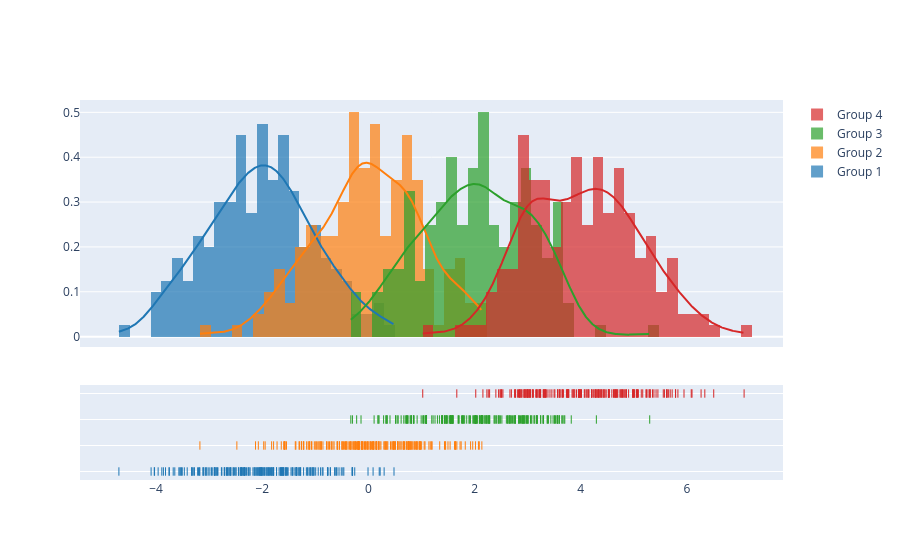

The notebook cell saved with this chart:
### Code cell
import plotly.figure_factory as ff

# Add histogram data
x1 = np.random.randn(200) - 2
x2 = np.random.randn(200)
x3 = np.random.randn(200) + 2
x4 = np.random.randn(200) + 4

# Group data together
hist_data = [x1, x2, x3, x4]

group_labels = ['Group 1', 'Group 2', 'Group 3', 'Group 4']

# Create distplot with custom bin_size
fig = ff.create_distplot(hist_data, group_labels, bin_size=.2)
fig.show()

### Figure 1 — Plotly figure (JSON) as saved in the notebook; plotly's stock layout.template omitted (floating-point values rounded to 4 significant figures; data arrays with more than 128 entries replaced by an {"elided": "..."} marker saying what was removed)
{"data": [{"autobinx": false, "histnorm": "probability density", "legendgroup": "Group 1", "marker": {"color": "rgb(31, 119, 180)"}, "name": "Group 1", "opacity": 0.7, "type": "histogram", "x": {"elided": "200 float values"}, "xaxis": "x", "xbins": {"end": 0.4822, "size": 0.2, "start": -4.7}, "yaxis": "y"}, {"autobinx": false, "histnorm": "probability density", "legendgroup": "Group 2", "marker": {"color": "rgb(255, 127, 14)"}, "name": "Group 2", "opacity": 0.7, "type": "histogram", "x": {"elided": "200 float values"}, "xaxis": "x", "xbins": {"end": 2.137, "size": 0.2, "start": -3.174}, "yaxis": "y"}, {"autobinx": false, "histnorm": "probability density", "legendgroup": "Group 3", "marker": {"color": "rgb(44, 160, 44)"}, "name": "Group 3", "opacity": 0.7, "type": "histogram", "x": {"elided": "200 float values"}, "xaxis": "x", "xbins": {"end": 5.299, "size": 0.2, "start": -0.3314}, "yaxis": "y"}, {"autobinx": false, "histnorm": "probability density", "legendgroup": "Group 4", "marker": {"color": "rgb(214, 39, 40)"}, "name": "Group 4", "opacity": 0.7, "type": "histogram", "x": {"elided": "200 float values"}, "xaxis": "x", "xbins": {"end": 7.077, "size": 0.2, "start": 1.023}, "yaxis": "y"}, {"legendgroup": "Group 1", "marker": {"color": "rgb(31, 119, 180)"}, "mode": "lines", "name": "Group 1", "showlegend": false, "type": "scatter", "x": {"elided": "500 float values"}, "xaxis": "x", "y": {"elided": "500 float values"}, "yaxis": "y"}, {"legendgroup": "Group 2", "marker": {"color": "rgb(255, 127, 14)"}, "mode": "lines", "name": "Group 2", "showlegend": false, "type": "scatter", "x": {"elided": "500 float values"}, "xaxis": "x", "y": {"elided": "500 float values"}, "yaxis": "y"}, {"legendgroup": "Group 3", "marker": {"color": "rgb(44, 160, 44)"}, "mode": "lines", "name": "Group 3", "showlegend": false, "type": "scatter", "x": {"elided": "500 float values"}, "xaxis": "x", "y": {"elided": "500 float values"}, "yaxis": "y"}, {"legendgroup": "Group 4", "marker": {"color": "rgb(214, 39, 40)"}, "mode": "lines", "name": "Group 4", "showlegend": false, "type": "scatter", "x": {"elided": "500 float values"}, "xaxis": "x", "y": {"elided": "500 float values"}, "yaxis": "y"}, {"legendgroup": "Group 1", "marker": {"color": "rgb(31, 119, 180)", "symbol": "line-ns-open"}, "mode": "markers", "name": "Group 1", "showlegend": false, "type": "scatter", "x": {"elided": "200 float values"}, "xaxis": "x", "y": {"elided": "200 str values"}, "yaxis": "y2"}, {"legendgroup": "Group 2", "marker": {"color": "rgb(255, 127, 14)", "symbol": "line-ns-open"}, "mode": "markers", "name": "Group 2", "showlegend": false, "type": "scatter", "x": {"elided": "200 float values"}, "xaxis": "x", "y": {"elided": "200 str values"}, "yaxis": "y2"}, {"legendgroup": "Group 3", "marker": {"color": "rgb(44, 160, 44)", "symbol": "line-ns-open"}, "mode": "markers", "name": "Group 3", "showlegend": false, "type": "scatter", "x": {"elided": "200 float values"}, "xaxis": "x", "y": {"elided": "200 str values"}, "yaxis": "y2"}, {"legendgroup": "Group 4", "marker": {"color": "rgb(214, 39, 40)", "symbol": "line-ns-open"}, "mode": "markers", "name": "Group 4", "showlegend": false, "type": "scatter", "x": {"elided": "200 float values"}, "xaxis": "x", "y": {"elided": "200 str values"}, "yaxis": "y2"}], "layout": {"barmode": "overlay", "hovermode": "closest", "legend": {"traceorder": "reversed"}, "xaxis": {"anchor": "y2", "domain": [0.0, 1.0], "zeroline": false}, "yaxis": {"anchor": "free", "domain": [0.35, 1], "position": 0.0}, "yaxis2": {"anchor": "x", "domain": [0, 0.25], "dtick": 1, "showticklabels": false}}}
